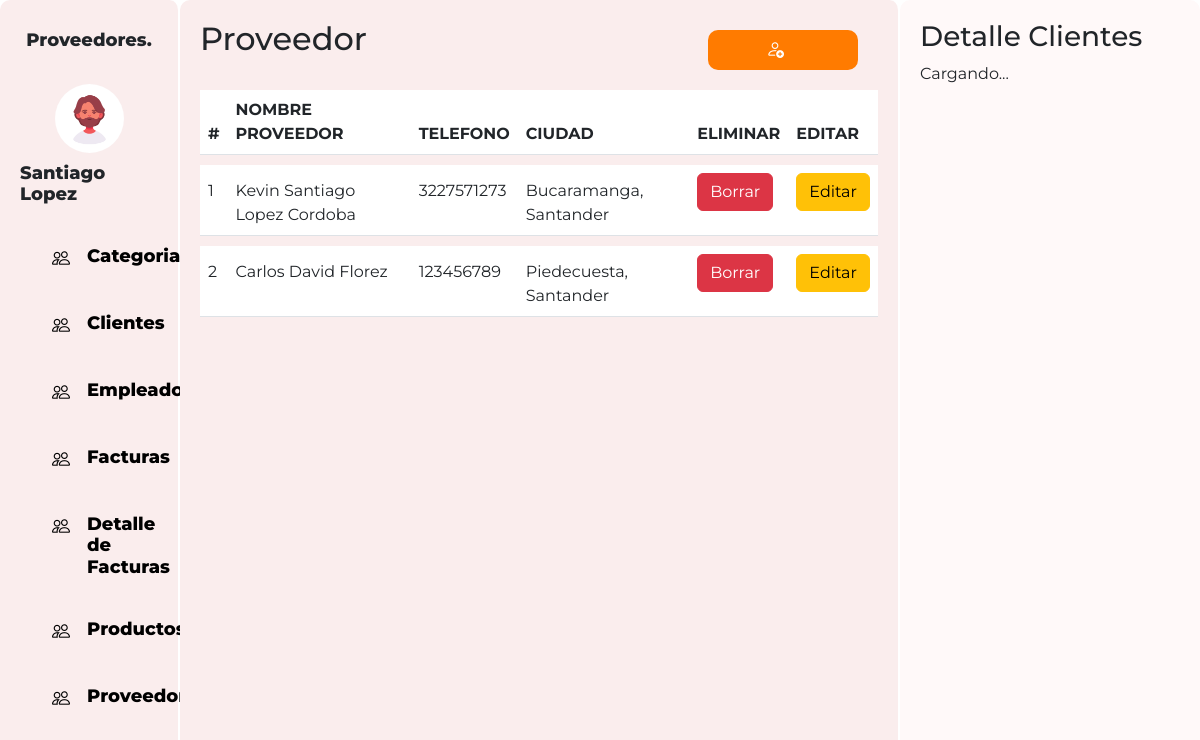
The page /Proveedores/proveedores.php on the database its author committed.
### tables this page shows
CREATE TABLE `proveedor` (
  `Proveedor_ID` int PRIMARY KEY AUTO_INCREMENT NOT NULL,
  `Proveedor_Nombre` varchar(60) NOT NULL,
  `Telefono` bigint NOT NULL,
  `Ciudad` varchar(60) NOT NULL
);

### Proveedores/proveedor.php (called while the page is built, shortened)
<?php
    class Proveedor{
        protected $dbCnx;
        public function __construct($Proveedor_ID=0,$Proveedor_Nombre="",$Telefono=0,$Ciudad=""){
            $this->dbCnx = new PDO(DB_TYPE . ":host=" . DB_HOST . ";dbname=" . DB_NAME, DB_USER, DB_PWD, [PDO::ATTR_DEFAULT_FETCH_MODE => PDO::FETCH_ASSOC]);
        }
        public function selectAll(){
                try {
                 $stm = $this->dbCnx->prepare("SELECT * FROM proveedor");
                 $stm->execute();
                 return $stm->fetchAll();
            } catch (Exception $e) {
                $e -> getMessage();
            }
        }
    }
?>

### Proveedores/proveedores.php (the view, shortened to what this page needs)
<?php
  require_once("proveedor.php");
  $data = new Proveedor();
  $all = $data->selectAll();
?>
<!DOCTYPE html>
<html>
<head>
  <link rel="stylesheet" href="https://cdn.jsdelivr.net/npm/bootstrap-icons@1.10.5/font/bootstrap-icons.css">
  <link href="https://cdn.jsdelivr.net/npm/bootstrap@5.3.0-alpha3/dist/css/bootstrap.min.css" rel="stylesheet"
>
  <link rel="stylesheet" type="text/css" href="../css/estudiantes.css">
</head>
<body>
  <div class="contenedor">
    <div class="parte-izquierda">
      <div class="perfil">
        <h3 style="margin-bottom: 2rem;">Proveedores.</h3>
        <img src="../images/Diseño sin título.png" alt="" class="imagenPerfil">
        <h3>Santiago Lopez</h3>
      </div>
      <div class="menus">
        <a href="../Categorias/categorias.php" style="display: flex;gap:1px;">
          <i class="bi bi-people"></i>
          <h3 style="margin: 0px;font-weight: 800;">Categorias</h3>
        </a>
        <a href="../Clientes/clientes.php" style="display: flex;gap:1px;">
          <i class="bi bi-people"></i>
          <h3 style="margin: 0px;font-weight: 800;">Clientes</h3>
        </a>
        <a href="../Empleados/empleados.php" style="display: flex;gap:1px;">
          <i class="bi bi-people"></i>
          <h3 style="margin: 0px;font-weight: 800;">Empleados</h3>
        </a>
        <a href="../Facturas/facturas.php" style="display: flex;gap:1px;">
          <i class="bi bi-people"></i>
          <h3 style="margin: 0px;font-weight: 800;">Facturas</h3>
        </a>
        <a href="../Detalles/detalles.php" style="display: flex;gap:1px;">
          <i class="bi bi-people"></i>
          <h3 style="margin: 0px;font-weight: 800;">Detalle de Facturas</h3>
        </a>
        <a href="../Productos/productos.php" style="display: flex;gap:1px;">
          <i class="bi bi-people"></i>
          <h3 style="margin: 0px;font-weight: 800;">Productos</h3>
        </a>
        <a href="../Proveedores/proveedores.php" style="display: flex;gap:1px;">
          <i class="bi bi-people"></i>
          <h3 style="margin: 0px;font-weight: 800;">Proveedores</h3>
        </a>
      </div>
    </div>
    <div class="parte-media">
      <div style="display: flex; justify-content: space-between;">
        <h2>Proveedor</h2>
        <button class="btn-m" data-bs-toggle="modal" data-bs-target="#registrarProveedores"><i class="bi bi-person-add " style="color: rgb(255, 255, 255);" ></i></button>
      </div>
      <div class="menuTabla contenedor2">
        <table class="table table-custom ">
          <thead>
            <tr>
              <th scope="col">#</th>
              <th scope="col">NOMBRE PROVEEDOR</th>
              <th scope="col">TELEFONO</th>
              <th scope="col">CIUDAD</th>
              <th scope="col">ELIMINAR</th>
              <th scope="col">EDITAR</th>
            </tr>
          </thead>
          <tbody class="" id="tabla">
            <?php
            foreach($all as $key=> $val){
            ?>
            <tr>
              <td><?php echo $val['Proveedor_ID'] ?></td>
              <td><?php echo $val['Proveedor_Nombre'] ?></td>
              <td><?php echo $val['Telefono'] ?></td>
              <td><?php echo $val['Ciudad'] ?></td>
              <td>
                <a class="btn btn-danger" href="borrarProveedores.php?Proveedor_ID=<?=$val['Proveedor_ID']?>&req=delete">Borrar</a>
              </td>
              <td>
                <a class="btn btn-warning" href="editarProveedores.php?Proveedor_ID=<?=$val['Proveedor_ID']?>">Editar</a>
              </td>
            </tr>
          </tbody>
        <?php
            }
            ?>
        </table>
      </div>
    </div>
    <div class="parte-derecho " id="detalles">
      <h3>Detalle Clientes</h3>
      <p>Cargando...</p>
    </div>
</body>
</html>

### css/estudiantes.css (style rules this page uses)
body { font-family: 'Montserrat', sans-serif; height: 100%; overflow: hidden; }
.contenedor { display: flex; flex-direction: row; height: 100vh; margin: 0; }
.contenedor2 { overflow: auto; height: calc(100vh - 100px); }
.parte-media { background-color: #faeded; width: 60%; padding: 20px; border-radius: 10px; border-right: 2px solid rgb(255, 255, 255); }
.parte-derecho { background-color: #fff9f9; width: 25%; padding: 20px; border-radius: 10px; }
.imagenPerfil { border-radius: 100%; width: 50%; height: 50%; }
.perfil { display: flex; justify-content: center; align-items: center; flex-direction: column; font-size:large; font-weight: 800; }
.perfil h3 { font-size:large; font-weight: 800; margin-top: 10px; }
a { text-decoration: none; font-weight: lighter; color: black; }
.menus { padding-left: 2rem; margin-top: 2rem; display: flex; flex-direction: column; justify-content: center; gap: 40px; }
.menus h3 { font-weight: lighter; font-size:large }
i { margin-right: 1rem; font-size: large; }
.btn-m { border: none; background: none; box-shadow: none; outline: none; margin: 10px 20px 10px 20px; width: 150px; height: 40px; object-fit: cover; background-color: rgb(255, 123, 0); text-decoration: none; border-radius: 10PX; color: #fff9f9; font-weight: 800; }
.table>tbody { vertical-align: sub !important; }
.table-custom { border-collapse: separate; border-spacing: 0 10px; }
.table-custom tbody tr { background-color: #f0f0f0; border-radius: 15px; }
.parte-izquierda { background-color: #faeded; width: 15%; border-right: 2px solid rgb(255, 255, 255); padding: 20px; border-radius: 10px; }

### rows shown on the page
proveedor: Proveedor_ID "1", Proveedor_Nombre "Kevin Santiago Lopez Cordoba", Telefono "3227571273", Ciudad "Bucaramanga, Santander"
proveedor: Proveedor_ID "2", Proveedor_Nombre "Carlos David Florez", Telefono "123456789", Ciudad "Piedecuesta, Santander"
